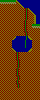

Rendered tile map (Tiled .tmx) drawn with the repository's tilesets; below, a short description and the full map source, tile grids included:
An orthogonal 10x25 tile map with 4x4 px tiles, 1 tile layer (Capa de Patrones 1).

<map version="1.0" tiledversion="1.0.2" orientation="orthogonal" renderorder="right-down" width="10" height="25" tilewidth="4" tileheight="4" nextobjectid="1">
 <tileset firstgid="1" source="tilesetJungle.tsx" />
 <layer name="Capa de Patrones 1" width="10" height="25">
  <data encoding="csv">
4,4,4,4,8,12,12,12,12,12,
3,3,3,3,3,8,12,12,12,12,
3,3,3,3,3,3,13,8,12,12,
3,3,3,3,3,3,13,3,8,12,
3,3,3,3,3,3,13,3,6,12,
3,3,3,3,3,3,14,3,6,12,
3,3,3,3,3,3,14,3,4,4,
3,3,3,3,3,3,14,3,3,3,
3,3,3,3,3,3,13,3,3,3,
3,3,3,1,12,12,10,2,3,3,
3,3,3,12,12,12,9,12,3,3,
3,3,3,12,12,12,9,12,3,3,
3,3,3,8,12,12,12,7,3,3,
3,3,3,3,14,3,3,3,3,3,
3,3,3,3,14,3,3,3,3,3,
3,3,3,3,13,3,3,3,3,3,
3,3,3,3,13,3,3,3,3,3,
3,3,3,3,14,3,3,3,3,3,
3,3,3,3,14,3,3,3,3,3,
3,3,3,3,13,3,3,3,3,3,
3,3,3,3,14,3,3,3,3,3,
3,3,3,3,13,3,3,3,3,3,
3,3,3,3,3,3,3,3,3,3,
3,3,3,3,3,3,3,3,3,3,
3,3,3,3,3,3,3,3,3,3
</data>
 </layer>
</map>